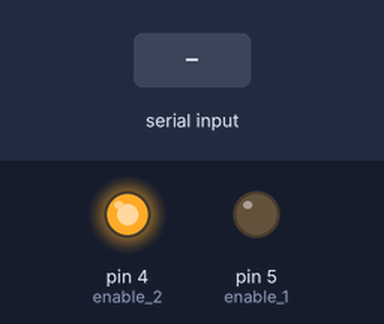
A sketch run on a simulated Arduino Uno, built with avr-gcc and run on an emulated ATmega328P. Parts: output pins drawn as LEDs (lit = HIGH). The test bench sets the inputs (shaded band). Pins used as bus, display or sensor lines are not drawn; what the sketch prints to the serial monitor is not drawn.

Above: at 1.2 s.
1.3 s: "O" received over the second serial link
Timing chart, 0 to 4.3 s (numbered marks = the images above; inputs shaded):
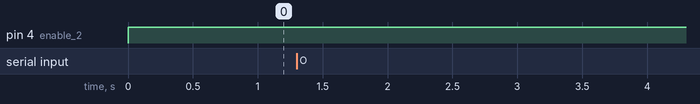

Measured:
- after the input at 1.3 s, every drawn part: stays the same

The sketch:

billion-oyster-project-arduino-probe.ino
```cpp
//Nathaniel Ostrer
//1/24/16

#include <SoftwareSerial.h>              //Include the software serial library
#include <Wire.h>                   //enable I2C.

SoftwareSerial sSerial(11, 10);          // RX, TX  - Name the software serial library sSerial (this cannot be omitted)
// assigned to pins 10 and 11 for maximum compatibility

const int s0 = 7;                        //Arduino pin 7 to control pin S0
const int s1 = 6;                        //Arduino pin 6 to control pin S1
const int enable_1 = 5;                //Arduino pin 5 to control pin E on shield 1
const int enable_2 = 4;                  //Arduino pin 4 to control pin E on shield 2

char sensordata[30];                     //A 30 byte character array to hold incoming data from the sensors
byte computer_bytes_received = 0;        //We need to know how many characters bytes have been received
byte sensor_bytes_received = 0;          //We need to know how many characters bytes have been received
int channel;                             //INT pointer for channel switching - 0-7 serial, 8-127 I2C addresses
char *cmd;                               //Char pointer used in string parsing
int retries;                             // com-check functions store number of retries here
boolean answerReceived;                  // com-functions store here if a connection-attempt was successful
byte error;                              // error-byte to store result of Wire.transmissionEnd()

String stamp_type;                       // hold the name / type of the stamp
char stamp_version[4];                   // hold the version of the stamp

char computerdata[20];             //we make a 20 byte character array to hold incoming data from a pc/mac/other.

byte i2c_response_code = 0;              //used to hold the I2C response code.
byte in_char = 0;                    //used as a 1 byte buffer to store in bound bytes from an I2C stamp.

const long validBaudrates[] = {          // list of baudrates to try when connecting to a stamp (they're ordered by probability to speed up things a bit)
    38400, 19200, 9600, 115200, 57600
};
long channelBaudrate[] = {               // store for the determined baudrates for every stamp
    0, 0, 0, 0, 0, 0, 0, 0
};

boolean I2C_mode = false;    //bool switch for serial/I2C


int currentChannel = 0; //current sensor channel - switches between 0, 1 and 2
// 0 - ph sensor
// 1 - Disolved Oxygen
// 2 - Conductivity
// 3 - temperature (this is not actually a serial channel, but I'm just setting it to 3 because)

void setup() {
  pinMode(s1, OUTPUT);                   //Set the digital pin as output.
  pinMode(s0, OUTPUT);                   //Set the digital pin as output.
  pinMode(enable_1, OUTPUT);             //Set the digital pin as output.
  pinMode(enable_2, OUTPUT);             //Set the digital pin as output.

  Serial.begin(9600);                    // Set the hardware serial port to 38400
  while (!Serial) ;                      // Leonardo-type arduinos need this to be able to write to the serial port in setup()
  sSerial.begin(38400);                  // Set the soft serial port to 38400
  Wire.begin();                    // enable I2C port.

  stamp_type.reserve(16);                // reserve string buffer to save some SRAM
  intro();         // display startup message
  //scan(true);
  computer_bytes_received = 0;               // Reset the var computer_bytes_received to equal 0
  return;
}


void loop() {
  readPHSensorData();
  Serial.print(" ");
  readDOSensorData();
  //Serial.print(" ");
  //readECSensorData();
  Serial.println();
}

void readPHSensorData() {
    //change channel to ph sensor channel (0)
    channel = 0;
    change_channel();

    cmd = "r"; //set command to "r" so that we can read from sensor

    sSerial.print(cmd);                             //Send the command from the computer to the Atlas Scientific device using the softserial port
    sSerial.print("\r");                            //After we send the command we send a carriage return <CR>

    while (sSerial.available() > 0); //wait until there is data available from the sensor

    sensor_bytes_received = sSerial.readBytesUntil(13, sensordata, 30); //we read the data sent from the Atlas Scientific device until we see a <CR>. We also count how many character have been received
    sensordata[sensor_bytes_received] = 0;                  //we add a 0 to the spot in the array just after the last character we received. This will stop us from transmitting incorrect data that may have been left in the buffer
    Serial.print(F("ph:"));
    Serial.print(sensordata);                           //let’s transmit the data received from the Atlas Scientific device to the serial monitor

}

void readDOSensorData() {
    //change channel to DO sensor channel (1)
    channel = 1;
    change_channel();

    cmd = "r"; //set command to "r" so that we can read from sensor

    sSerial.print(cmd);                             //Send the command from the computer to the Atlas Scientific device using the softserial port
    sSerial.print("\r");                            //After we send the command we send a carriage return <CR>

    while (sSerial.available() > 0); //wait until there is data available from the sensor

    sensor_bytes_received = sSerial.readBytesUntil(13, sensordata, 30); //we read the data sent from the Atlas Scientific device until we see a <CR>. We also count how many character have been received
    sensordata[sensor_bytes_received] = 0;                  //we add a 0 to the spot in the array just after the last character we received. This will stop us from transmitting incorrect data that may have been left in the buffer
    Serial.print(F("do:"));
    Serial.print(sensordata);                           //let’s transmit the data received from the Atlas Scientific device to the serial monitor
}

void readECSensorData() {
    //change channel to ec sensor channel (2)
    channel = 2;
    change_channel();

    cmd = "r"; //set command to "r" so that we can read from sensor

    sSerial.print(cmd);                             //Send the command from the computer to the Atlas Scientific device using the softserial port
    sSerial.print("\r");                            //After we send the command we send a carriage return <CR>

    while (sSerial.available() > 0); //wait until there is data available from the sensor

    sensor_bytes_received = sSerial.readBytesUntil(13, sensordata, 30); //we read the data sent from the Atlas Scientific device until we see a <CR>. We also count how many character have been received
    sensordata[sensor_bytes_received] = 0;                  //we add a 0 to the spot in the array just after the last character we received. This will stop us from transmitting incorrect data that may have been left in the buffer
    Serial.print(F("ec:"));
    Serial.print(sensordata);                           //let’s transmit the data received from the Atlas Scientific device to the serial monitor
}

void readTemperatureData(boolean fahrenheit) {
  // read the input on analog pin 0:
  int sensorValue = analogRead(A0);
  // Convert the analog reading (which goes from 0 - 1023) to a voltage (0 - 5V):
  float voltage = sensorValue * (5.0 / 1023.0);

  //convert voltage to resistance
  float current = .150;//need to find
  float resistance = voltage / current;

  //convert resistance to temperature
  float temperature = - (sqrt(-0.00232 * resistance + 17.59246) - 3.908) / 0.00116;

  if(fahrenheit == true) {
    temperature = temperature * 9.0/5.0 + 32.0;
  }

  Serial.print(F("tm:"));
  // print out the value you read:
  Serial.print(temperature);
}

void readTemperatureData() {
  // read the input on analog pin 0:
  int sensorValue = analogRead(A0);
  // Convert the analog reading (which goes from 0 - 1023) to a voltage (0 - 5V):
  float voltage = sensorValue * (5.0 / 1023.0);

  //convert voltage to resistance
  float current = .150; //need to find
  float resistance = voltage / current;

  //convert resistance to temperature
  float temperature = - (sqrt(-0.00232 * resistance + 17.59246) - 3.908) / 0.00116;
  Serial.print(F("tm:"));
  // print out the value you read:
  Serial.print(temperature);
}

void scan(boolean scanserial) {                      // Scan for all devices. Set scanserial to false to scan I2C only (much faster!)

  int stamp_amount = 0;
  for (channel = 0; channel < 8; channel++) {

    if (change_channel()) {
      stamp_amount++;

      serialPrintDivider();
      Serial.print(    F("-- SERIAL CHANNEL "));
      Serial.println(  channel);
      Serial.println(  F("--"));
      Serial.print(    F("-- Type: "));
      Serial.println(  stamp_type);
      Serial.print(    F("-- Baudrate: "));
      Serial.println(  channelBaudrate[channel]);
    }
  }

  Serial.println(  F("\r\r"));
  Serial.println(  F("SCAN COMPLETE"));
  Serial.print(    stamp_amount);
  Serial.println(  F(" stamps found"));
}

/* This interrupt will trigger when the data coming from the serial monitor(pc/mac/other) is received*/
void serialEvent() {
  computer_bytes_received = Serial.readBytesUntil(13, computerdata, 20);  //We read the data sent from the serial monitor(pc/mac/other) until we see a <CR>. We also count how many characters have been received
  computerdata[computer_bytes_received] = 0;          //We add a 0 to the spot in the array just after the last character we received.. This will stop us from transmitting incorrect data that may have been left in the buffer
}


boolean change_channel() {                                 //function controls which UART/I2C port is opened. returns true if channel could be changed.

  I2C_mode = false;            //0 for serial, 1 for I2C
  stamp_type = "";
  memset(stamp_version, 0, sizeof(stamp_version));         // clear stamp info
  change_serial_mux_channel();                             // configure serial muxer(s) (or disable if we're in I2C mode)

  if (channel < 8) {                                       // serial?
    if (!check_serial_connection()) {                      // determine and set the correct baudrate for this stamp
      return false;
    }

    return true;
  }
}


void change_serial_mux_channel() {           // configures the serial muxers depending on channel.

  switch (channel) {                         //Looking to see what channel to open

  case 0:                                  //If channel==0 then we open channel 0
    digitalWrite(enable_1, LOW);           //Setting enable_1 to low activates primary channels: 0,1,2,3
    digitalWrite(enable_2, HIGH);          //Setting enable_2 to high deactivates secondary channels: 4,5,6,7
    digitalWrite(s0, LOW);                 //S0 and S1 control what channel opens
    digitalWrite(s1, LOW);                 //S0 and S1 control what channel opens
    break;                                 //Exit switch case

  case 1:
    digitalWrite(enable_1, LOW);
    digitalWrite(enable_2, HIGH);
    digitalWrite(s0, HIGH);
    digitalWrite(s1, LOW);
    break;

  case 2:
    digitalWrite(enable_1, LOW);
    digitalWrite(enable_2, HIGH);
    digitalWrite(s0, LOW);
    digitalWrite(s1, HIGH);
    break;

  case 3:
    digitalWrite(enable_1, LOW);
    digitalWrite(enable_2, HIGH);
    digitalWrite(s0, HIGH);
    digitalWrite(s1, HIGH);
    break;

  case 4:
    digitalWrite(enable_1, HIGH);
    digitalWrite(enable_2, LOW);
    digitalWrite(s0, LOW);
    digitalWrite(s1, LOW);
    break;

  case 5:
    digitalWrite(enable_1, HIGH);
    digitalWrite(enable_2, LOW);
    digitalWrite(s0, HIGH);
    digitalWrite(s1, LOW);
    break;

  case 6:
    digitalWrite(enable_1, HIGH);
    digitalWrite(enable_2, LOW);
    digitalWrite(s0, LOW);
    digitalWrite(s1, HIGH);
    break;

  case 7:
    digitalWrite(enable_1, HIGH);
    digitalWrite(enable_2, LOW);
    digitalWrite(s0, HIGH);
    digitalWrite(s1, HIGH);
    break;

  default:
    digitalWrite(enable_1, HIGH);   //disable soft serial
    digitalWrite(enable_2, HIGH);   //disable soft serial
  }
}


boolean check_serial_connection() {                // check the selected serial port. find and set baudrate, request info from the stamp
  // will return true if there is a stamp on this serial channel, false otherwise
  answerReceived = true;                           // will hold if we received any answer. also true, if no "correct" baudrate has been found, but still something answered.
  retries = 0;

  if (channelBaudrate[channel] > 0) {

    sSerial.begin(channelBaudrate[channel]);

    while (retries < 3 && answerReceived == true) {
      answerReceived = false;
      if (request_serial_info()) {
        return true;
      }
    }
  }

  answerReceived = true;                             // will hold if we received any answer. also true, if no "correct" baudrate has been found, but still something answered.

  while (retries < 3 && answerReceived == true) {    // we don't seem to know the correct baudrate yet. try it 3 times (in case it doesn't work right away)

    answerReceived = false;                          // we'll toggle this to know if we received an answer, even if no baudrate matched. probably a com-error, so we'll just retry.
    if (scan_baudrates()) {
      return true;
    }
    retries++;
  }

  return false;   // no stamp was found at this channel
}


boolean scan_baudrates() {                               // scans baudrates to auto-detect the right one for this uart channel. if one is found, it is saved globally in channelBaudrate[]

  for (int j = 0; j < 5; j++) {
    // TODO: make this work for legacy stuff and EZO in uart / continuous mode
    sSerial.begin(validBaudrates[j]);                  // open soft-serial port with a baudrate
    sSerial.print(F("\r"));
    sSerial.flush();                                   // buffers are full of junk, clean up
    sSerial.print(F("c,0\r"));                            // switch off continuous mode for new ezo-style stamps
    delay(150);
    //clearIncomingBuffer();                             // buffers are full of junk, clean up
    sSerial.print(F("e\r"));                              // switch off continous mode for legacy stamps

    delay(150);                                          // give the stamp some time to burp an answer
    clearIncomingBuffer();

    int r_retries = 0;
    answerReceived = true;
    while (r_retries < 3 && answerReceived == true) {
      answerReceived = false;
      if (request_serial_info()) {                         // check baudrate for correctness by parsing the answer to "i"-command
        channelBaudrate[channel] = validBaudrates[j];      // we found the correct baudrate!
        return true;
      }
      r_retries++;
    }
  }
  return false;                                          // we could not determine a correct baudrate
}


boolean request_serial_info() {                        // helper to request info from a uart stamp and parse the answer into the global stamp_ variables

  clearIncomingBuffer();
  sSerial.write("i");                                // send "i" which returns info on all versions of the stamps
  sSerial.write("\r");

  delay(150);                            // give it some time to send an answer

  sensor_bytes_received = sSerial.readBytesUntil(13, sensordata, 9);  //we read the data sent from the Atlas Scientific device until we see a <CR>. We also count how many character have been received

  if (sensor_bytes_received > 0) {                     // there's an answer
    answerReceived = true;                             // so we can globally know if there was an answer on this channel

    if ( parseInfo() ) {                               // try to parse the answer string
      delay(100);
      clearIncomingBuffer();                           // some stamps burp more info (*OK or something). we're not interested yet.
      return true;
    }
  }

  return false;                                        // it was not possible to get info from the stamp
}


boolean parseInfo() {                  // parses the answer to a "i" command. returns true if answer was parseable, false if not.

  // example:
  // PH EZO  -> '?I,pH,1.1'
  // ORP EZO -> '?I,OR,1.0'   (-> wrong in documentation 'OR' instead of 'ORP')
  // DO EZO  -> '?I,D.O.,1.0' || '?I,DO,1.7' (-> exists in D.O. and DO form)
  // EC EZO  -> '?I,EC,1.0 '

  // Legazy PH  -> 'P,V5.0,5/13'
  // Legazy ORP -> 'O,V4.4,2/13'
  // Legazy DO  -> 'D,V5.0,1/13'
  // Legazy EC  -> 'E,V3.1,5/13'

  if (sensordata[0] == '?' && sensordata[1] == 'I') {          // seems to be an EZO stamp

    // PH EZO
    if (sensordata[3] == 'p' && sensordata[4] == 'H') {
      stamp_type = F("pH EZO");
      stamp_version[0] = sensordata[6];
      stamp_version[1] = sensordata[7];
      stamp_version[2] = sensordata[8];
      stamp_version[3] = 0;

      return true;

      // ORP EZO
    }
    else if (sensordata[3] == 'O' && sensordata[4] == 'R') {
      stamp_type = F("ORP EZO");
      stamp_version[0] = sensordata[6];
      stamp_version[1] = sensordata[7];
      stamp_version[2] = sensordata[8];
      stamp_version[3] = 0;
      return true;

      // DO EZO
    }
    else if (sensordata[3] == 'D' && sensordata[4] == 'O') {
      stamp_type = F("D.O. EZO");
      stamp_version[0] = sensordata[6];
      stamp_version[1] = sensordata[7];
      stamp_version[2] = sensordata[8];
      stamp_version[3] = 0;
      return true;

      // D.O. EZO
    }
    else if (sensordata[3] == 'D' && sensordata[4] == '.' && sensordata[5] == 'O' && sensordata[6] == '.') {
      stamp_type = F("D.O. EZO");
      stamp_version[0] = sensordata[8];
      stamp_version[1] = sensordata[9];
      stamp_version[2] = sensordata[10];
      stamp_version[3] = 0;
      return true;

      // EC EZO
    }
    else if (sensordata[3] == 'E' && sensordata[4] == 'C') {
      stamp_type = F("EC EZO");
      stamp_version[0] = sensordata[6];
      stamp_version[1] = sensordata[7];
      stamp_version[2] = sensordata[8];
      stamp_version[3] = 0;
      return true;

      // unknown EZO stamp
    }
    else {
      stamp_type = F("unknown EZO stamp");
      return true;
    }

  }

  // it's a legacy stamp (non-EZO)
  else
  {
    // Legacy pH
    if ( sensordata[0] == 'P') {
      stamp_type = F("pH (legacy)");
      stamp_version[0] = sensordata[3];
      stamp_version[1] = sensordata[4];
      stamp_version[2] = sensordata[5];
      stamp_version[3] = 0;
      return true;

      // legacy ORP
    }
    else if ( sensordata[0] == 'O') {
      stamp_type = F("ORP (legacy)");
      stamp_version[0] = sensordata[3];
      stamp_version[1] = sensordata[4];
      stamp_version[2] = sensordata[5];
      stamp_version[3] = 0;
      return true;

      // Legacy D.O.
    }
    else if ( sensordata[0] == 'D') {
      stamp_type = F("D.O. (legacy)");
      stamp_version[0] = sensordata[3];
      stamp_version[1] = sensordata[4];
      stamp_version[2] = sensordata[5];
      stamp_version[3] = 0;
      return true;

      // Lecagy EC
    }
    else if ( sensordata[0] == 'E') {
      stamp_type = F("EC (legacy)");
      stamp_version[0] = sensordata[3];
      stamp_version[1] = sensordata[4];
      stamp_version[2] = sensordata[5];
      stamp_version[3] = 0;
      return true;
    }
  }

  /*
  Serial.println("can not parse data: ");
   Serial.print("'");
   Serial.print(sensordata);
   Serial.println("'");
   */
  return false;        // can not parse this info-string
}


void clearIncomingBuffer() {          // "clears" the incoming soft-serial buffer
  while (sSerial.available() ) {
    //Serial.print((char)sSerial.read());
    sSerial.read();
  }
}


void intro() {                                             //print intro
  Serial.flush();
  serialPrintDivider();
  Serial.println( F("Welcome to the Billion Oyster Project Probe!"));

}

void serialPrintDivider() {
  Serial.println(  F("------------------"));
}
```
